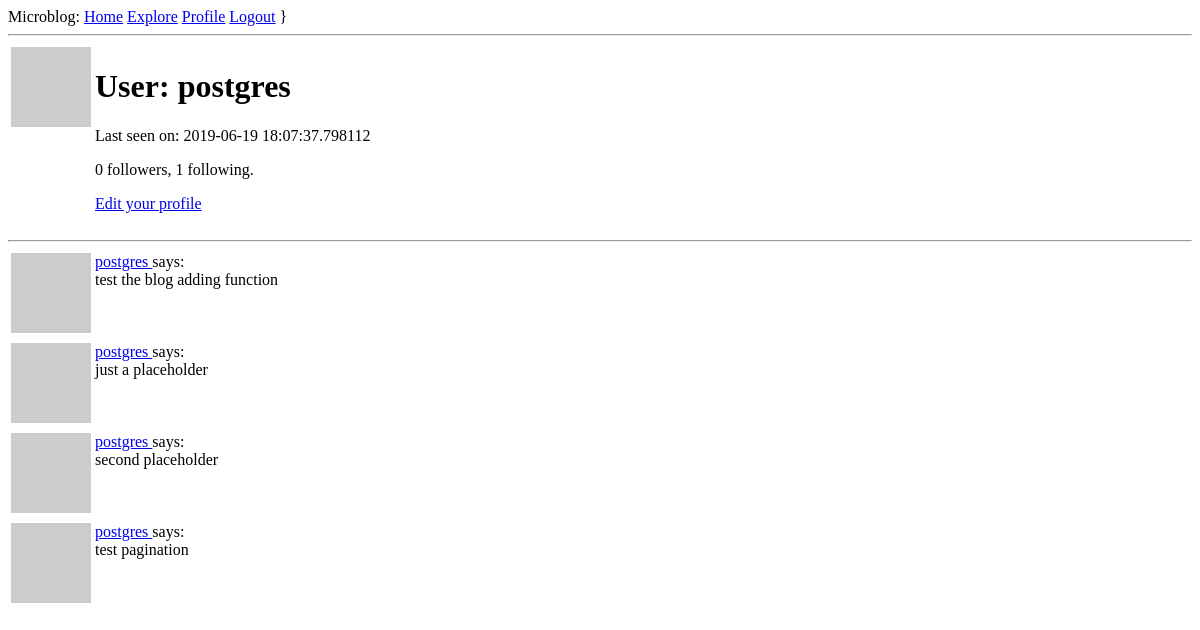
The app's page /user/postgres (signed in), older data.
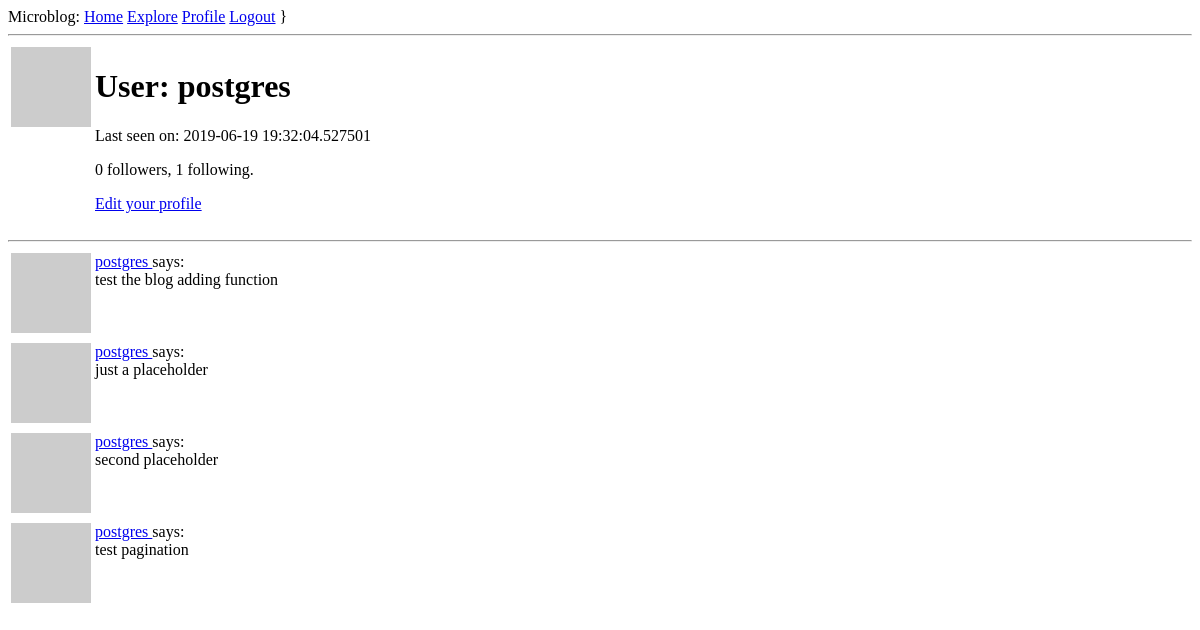
The same page, newer data.
### server/models.py (models this page shows, shortened)
class User(UserMixin, db.Model):
    id = db.Column(db.Integer, primary_key=True)
    username = db.Column(db.String(64), index=True, unique=True, nullable=False)
    email = db.Column(db.String(128), index=True, unique=True, nullable=False)
    password_hash = db.Column(db.String(128), nullable=False)
    posts = db.relationship('Post', backref='author', lazy='dynamic') # 'Post'= reference to a class not yet created
    about_me = db.Column(db.String(256), nullable=True)
    last_seen  =db.Column(db.DateTime, default=datetime.utcnow)
    followed = db.relationship(
        'User', secondary=followers,
        primaryjoin=(followers.c.follower_id == id),
        secondaryjoin=(followers.c.followed_id == id),
        backref=db.backref('followers', lazy='dynamic'), lazy='dynamic')
    def avatar(self,size):
        digest = md5(self.email.lower().encode('utf-8')).hexdigest()
        return  f'https://www.gravatar.com/avatar/{digest}?d=identicon&s={size}'

class Post(db.Model):
    id = db.Column(db.Integer, primary_key=True)
    body = db.Column(db.String(140), nullable=False)
    timestamp = db.Column(db.DateTime, index=True, default=datetime.utcnow)
    user_id = db.Column(db.Integer, db.ForeignKey('user.id'),nullable=False)

### server/routes.py (the view)
@app.route('/user/<username>')
@login_required
def user(username):
    user = User.query.filter_by(username = username).first_or_404()
    posts = current_user.posts
    return render_template('user.html',posts = posts , user =user)

### server/models.py (called while the page is built)
@login.user_loader
def load_user(id):
    return User.query.get(int(id))

### server/routes.py (called while the page is built)
@app.before_request
def before_request():
    if current_user.is_authenticated:
        current_user.last_seen = datetime.utcnow()
        db.session.commit()

### templates/user.html (shortened to what this page needs)
{% extends "navbar.html" %}
{% block content %}
<table>
    <tr valign="top">
        <td><img src="{{ user.avatar(128) }}"></td>
        <td>
            <h1>User: {{ user.username }}</h1>
            {% if user.last_seen %}<p>Last seen on: {{ user.last_seen }}</p>{% endif %}
            <p>{{ user.followers.count() }} followers, {{ user.followed.count() }} following.</p>
            {% if user == current_user %}
<p><a href="{{ url_for('edit_profile') }}">Edit your profile</a></p>
            {% elif not current_user.is_following(user) %}
            <p><a href="{{ url_for('follow', username=user.username) }}">Follow</a></p>
            {% else %}
            <p><a href="{{ url_for('unfollow', username=user.username) }}">Unfollow</a></p>
            {% endif %}
        </td>
    </tr>
</table>
<hr>
{% for post in posts %}
{% include '_post.html' %}
{% endfor %}
{% endblock %}

### templates/navbar.html (shortened to what this page needs)
<!DOCTYPE html>
<html>
<head>
</head>
<body>
<div>Microblog:
    <a href="{{ url_for('index') }}">Home</a>
    <a href="{{ url_for('explore') }}">Explore</a>
    {% if current_user.is_anonymous %}
        <a href="{{ url_for('login') }}">Login</a>
    {% else %}
        <a href="{{ url_for('user', username = current_user.username) }}">Profile</a>
        <a href="{{ url_for('logout') }}">Logout</a>
    {% endif %}}
</div>
<hr>
{% block content %}{% endblock %}
</body>
</html>

### templates/_post.html
    <table>
        <tr valign="top">
            <td><img src="{{ post.author.avatar(36) }}"></td>
            <td>
                <a href="{{ url_for('user', username=post.author.username) }}">
                    {{ post.author.username }}
                </a>
                says:<br>{{ post.body }}
            </td>
        </tr>
    </table>

Row changes from the older to the newer data that the page shows:
changed User "postgres": last_seen "2019-06-19 18:07:37.798112" → "2019-06-19 19:32:04.527501"
